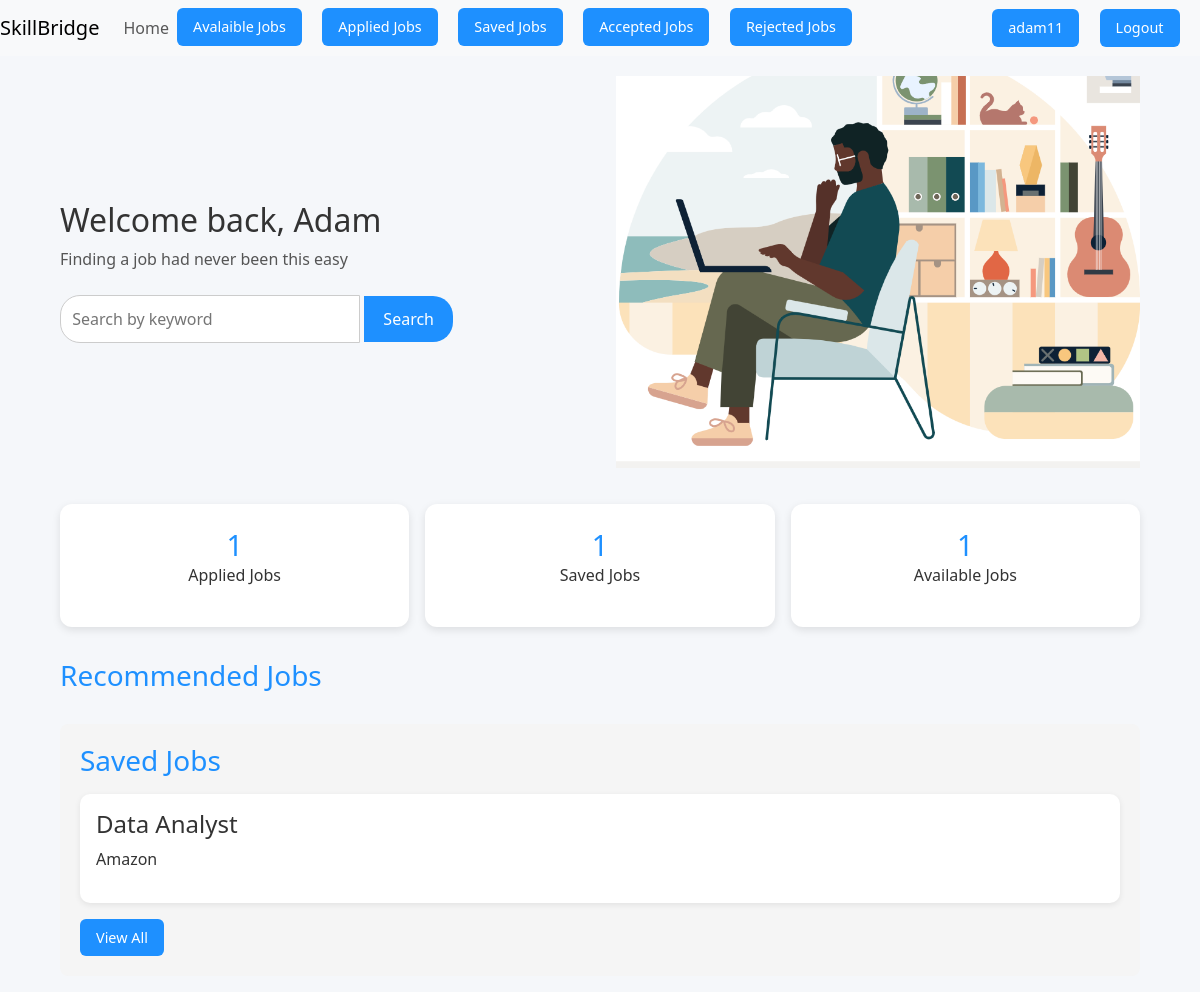
Screenshot of / (signed in) with the database file from the repository.
### accounts/models.py (models this page shows, shortened)
class User(AbstractUser):
    name = models.CharField(max_length=70)
    contact = models.CharField(max_length=15)
    user_type = models.CharField(max_length=1,choices = (
        ('E',"Employeer"),
        ('J',"Job-Seeker"),
    ))
    profession = models.CharField(max_length=50)
    profile_photo = models.ImageField(upload_to='pfps/', height_field=None, width_field=None, max_length=None,null=True,blank=True)
    resume = models.FileField(upload_to='resumes/', max_length=100,null=True,blank=True)
    industry =  models.CharField(max_length=50 , null=True, blank = True, choices=(
        ('healthcare', 'Healthcare & Medical'),
        ('it', 'Information Technology & Software'),
        ('education', 'Education & Training'),
        ('finance', 'Finance & Accounting'),
        ('sales', 'Sales & Marketing'),
        ('engineering', 'Engineering & Manufacturing'),
        ('hospitality', 'Hospitality & Tourism'),
        ('transport', 'Transportation & Logistics'),
        ('legal', 'Legal & Compliance'),
        ('arts', 'Arts, Media & Design'),
        ('other','Other')
        ))

class Company(models.Model):
    employer =models.ForeignKey(User,on_delete=models.CASCADE)
    company_logo = models.ImageField(upload_to='logos/', height_field=None, width_field=None, max_length=None,null=True,blank=True)
    company_name = models.CharField(max_length=22,null=True,blank=True)
    company_web = models.URLField(max_length=200,null=True,blank=True)
    company_description = models.TextField(null=True,blank=True)
    company_industry =  models.CharField(max_length=50 , null=True, blank = True, choices=(
        ('healthcare', 'Healthcare & Medical'),
        ('it', 'Information Technology & Software'),
        ('education', 'Education & Training'),
        ('finance', 'Finance & Accounting'),
        ('sales', 'Sales & Marketing'),
        ('engineering', 'Engineering & Manufacturing'),
        ('hospitality', 'Hospitality & Tourism'),
        ('transport', 'Transportation & Logistics'),
        ('legal', 'Legal & Compliance'),
        ('arts', 'Arts, Media & Design'),
        ('other','Other')
        ))

### jobs/models.py (models this page shows, shortened)
class SavedJob(models.Model):
    job = models.ForeignKey(JobPost, on_delete=models.CASCADE)
    seeker = models.ForeignKey("accounts.User", on_delete=models.CASCADE)
    saved_on = models.DateTimeField(auto_now_add=True)
    class Meta:
        unique_together = ('job', 'seeker')

class JobPost(models.Model):
    employer = models.ForeignKey("accounts.User", on_delete=models.CASCADE)
    company = models.ForeignKey('accounts.Company', on_delete=models.CASCADE)
    job_title = models.CharField(max_length=100)
    job_description = models.TextField()
    location = models.CharField(max_length=100)
    salary = models.CharField(max_length=50)
    job_type = models.CharField(max_length=50, choices=(
        ('Full-Time', 'Full-Time'),
        ('Part-Time', 'Part-Time'),
        ('Other', 'Other'),
    ))
    job_category = models.CharField(max_length=50 ,default = "other", choices=(
        ('healthcare', 'Healthcare & Medical'),
        ('it', 'Information Technology & Software'),
        ('education', 'Education & Training'),
        ('finance', 'Finance & Accounting'),
        ('sales', 'Sales & Marketing'),
        ('engineering', 'Engineering & Manufacturing'),
        ('hospitality', 'Hospitality & Tourism'),
        ('transport', 'Transportation & Logistics'),
        ('legal', 'Legal & Compliance'),
        ('arts', 'Arts, Media & Design'),
        ('other','Other')
        ))
    posted_on = models.DateTimeField(auto_now_add=True)
    deadline = models.DateField(auto_now=False, auto_now_add=False,default='YYYY-MM-DD')

### main/views.py (the view)
# urls.py: 2. Add a URL to urlpatterns:  path('', views.home, name='home')
def home(request):
    jobs = JobPost.objects.filter()[:3]
    if request.user.is_authenticated:
        savedjobs = SavedJob.objects.filter(seeker_id = request.user.id)[:3]
        reco_jobs = JobPost.objects.filter(job_category = request.user.industry)
        ajobs = JobApplication.objects.filter(seeker_id = request.user.id).count() + AcceptedApplication.objects.filter(seeker_id = request.user.id).count() + RejectedApplication.objects.filter(seeker_id = request.user.id).count()
        sjobs = SavedJob.objects.filter(seeker = request.user).count()
        total = JobPost.objects.all().count
        context = {
            'jobs':jobs,
            'savedjobs': savedjobs,
            'reco_jobs' : reco_jobs,
            'ajobs':ajobs,
            'sjobs':sjobs,
            'savedjobs':savedjobs,
            'total':total,
        }
        return render(request,'main/home.html',context)
    else:
        return render(request,'main/home.html',{'jobs':jobs})

### main/templates/main/home.html (shortened to what this page needs)
{% extends "base.html" %}
{% load static %}
{% block main %}
{% if request.user.is_authenticated  and request.user.user_type == 'J' %}
<div class="container">
  <section class="hero">
    <div class="hero-left">
      <h2>Welcome back, {{ user.name }}</h2>
      <p class="sub-text">Finding a job had never been this easy</p>
      <div class="search-bar">
        <form method="get" action="/jobs/search/">
          <input name="q" type="text" placeholder="Search by keyword"/>
          <button type="submit">Search</button>
        </form>
      </div>
    </div>
    <div class="hero-right">
      <img src="{% static 'images/welcome.png' %}" alt="Job search illustration"/>
    </div>
  </section>
  <section class="stats">
    <div class="stat-card">
      <h3>{{ajobs}}</h3>
      <p>Applied Jobs</p>
    </div>
    <div class="stat-card">
      <h3>{{sjobs}}</h3>
      <p>Saved Jobs</p>
    </div>
    <div class="stat-card">
      <h3>{{total}}</h3>
      <p>Available Jobs</p>
    </div>
  </section>
  <section class="jobs">
    <h3>Recommended Jobs</h3>
  </section>
  <section class="saved-jobs">
    <h3>Saved Jobs</h3>
    <div class="saved-list">
      {% for job in savedjobs %}
      <div class="saved-card">
        <h4>{{job.job.job_title}}</h4>
        <p>{{job.job.company.company_name}}</p>
      </div>
      {% endfor %}
    </div>
    <a href="{% url "saved_jobs" %}" class="btn">View All</a>
  </section>
</div>
{% endif %}
{% endblock main %}

### templates/base.html (shortened to what this page needs)
<!doctype html>
<html lang="en">
    <head>
        <link
            href="https://cdn.jsdelivr.net/npm/bootstrap@5.3.2/dist/css/bootstrap.min.css"
            rel="stylesheet"
        />
    </head>
    <body>
        <header>
             <nav class="navbar navbar-expand-md navbar-light bg-light">
                <a class="navbar-brand" href="#">SkillBridge</a>
                <div class="collapse navbar-collapse" id="collapsibleNavId">
                    <ul class="navbar-nav mr-auto mt-2 mt-lg-0">
                        {% if request.user.is_authenticated %}
                        <li class="nav-item active">
                            <a class="nav-link" href="{%   url "home" %}">Home </a>
                        </li>
                        {% endif %}
                        {% if request.user.user_type == 'J' %}
                        <li class="nav-item">
                            <a class="btn btn-primary" href="{% url 'job_list'%}"> Avalaible Jobs </a>
                        </li>
                        {% endif %}
                        {% if request.user.user_type == 'J' %}
                        <li class="nav-item">
                            <a class="btn btn-primary" href="{% url 'applied_jobs'%}"> Applied Jobs </a>
                        </li>
                        {% endif %}
                        {% if request.user.user_type == 'J' %}
                        <li class="nav-item">
                            <a class="btn btn-primary" href="{% url 'saved_jobs' %}"> Saved Jobs </a>
                        </li>
                        <li class="nav-item">
                            <a class="btn btn-primary" href="{% url 'accepted_jobs' %}"> Accepted Jobs </a>
                        </li>
                        <li class="nav-item">
                            <a class="btn btn-primary" href="{% url 'rejected_jobs' %}"> Rejected Jobs </a>
                        </li>
                        {% endif %}
                        </ul>
                    </div>
                                {% if request.user.is_authenticated%}
                                    <a href="{% url "profile" request.user.id %}" class="btn btn-primary">{{request.user.username}}</a>
                                    <a class="btn btn-warning" href="{% url "logout" %}">Logout</a>
                                {% endif %}
             </nav>
        </header>
        <main>
            {% block main %}
            {% endblock main %}
        </main>
    </body>
</html>

### templates/base.html (style rules this page uses)
.btn { background: #1E90FF; color: #FFFFFF; padding: 12px 20px; border: none; border-radius: 8px; max-width:200px; }

### main/templates/main/home.html (style rules this page uses)
body { font-family: "Segoe UI", sans-serif; margin: 0; padding: 0; background: #f5f7fa; color: #333; }
.container { width: 90%; max-width: 1200px; margin: auto; padding: 1rem 0; }
.hero { display: flex; align-items: center; justify-content: space-between; min-height: 400px; margin-bottom: 2rem; }
.hero-left { flex: 1; padding-right: 2rem; }
.hero-left h2 { margin-bottom: 0.5rem; font-size: 2rem; }
.hero-left p.sub-text { font-size: 1rem; color: #555; margin-bottom: 1.5rem; }
.search-bar { display: flex; margin-top: 1rem; }
.search-bar input { width: 300px; padding: 0.7rem; border: 1px solid #ccc; border-radius: 20px 0 0 20px; outline: none; }
.search-bar button { background: #1e90ff; color: white; border: none; padding: 0.7rem 1.2rem; border-radius: 0 20px 20px 0; cursor: pointer; }
.hero-right { flex: 1; text-align: center; }
.hero-right img { max-width: 100%; height: auto; }
.stats { display: flex; justify-content: space-around; gap: 1rem; margin-bottom: 2rem; }
.stat-card { background: white; padding: 1.5rem; flex: 1; text-align: center; border-radius: 12px; box-shadow: 0 3px 8px rgba(0,0,0,0.1); }
.stat-card h3 { margin: 0; font-size: 1.8rem; color: #1e90ff; }
.jobs h3, .saved-jobs h3 { color: #1e90ff; margin-bottom: 1rem; }
.job-card, .saved-card { background: white; padding: 1rem; margin-bottom: 1rem; border-radius: 10px; box-shadow: 0 2px 6px rgba(0,0,0,0.08); }
.apply-btn, .save-btn, .btn { display: inline-block; padding: 0.5rem 1rem; border-radius: 6px; text-decoration: none; font-size: 0.9rem; margin-right: 8px; }
.saved-jobs { background: #f5f5f5; padding: 20px; border-radius: 8px; margin-top: 2rem; }

### rows the page displays
User: user.username "adam11", name "Adam"
SavedJob: job.job_title "Data Analyst", job.company.company_name "Amazon"

### other values shown
{{ ajobs }} "1"
{{ sjobs }} "1"
{{ total }} "1"
